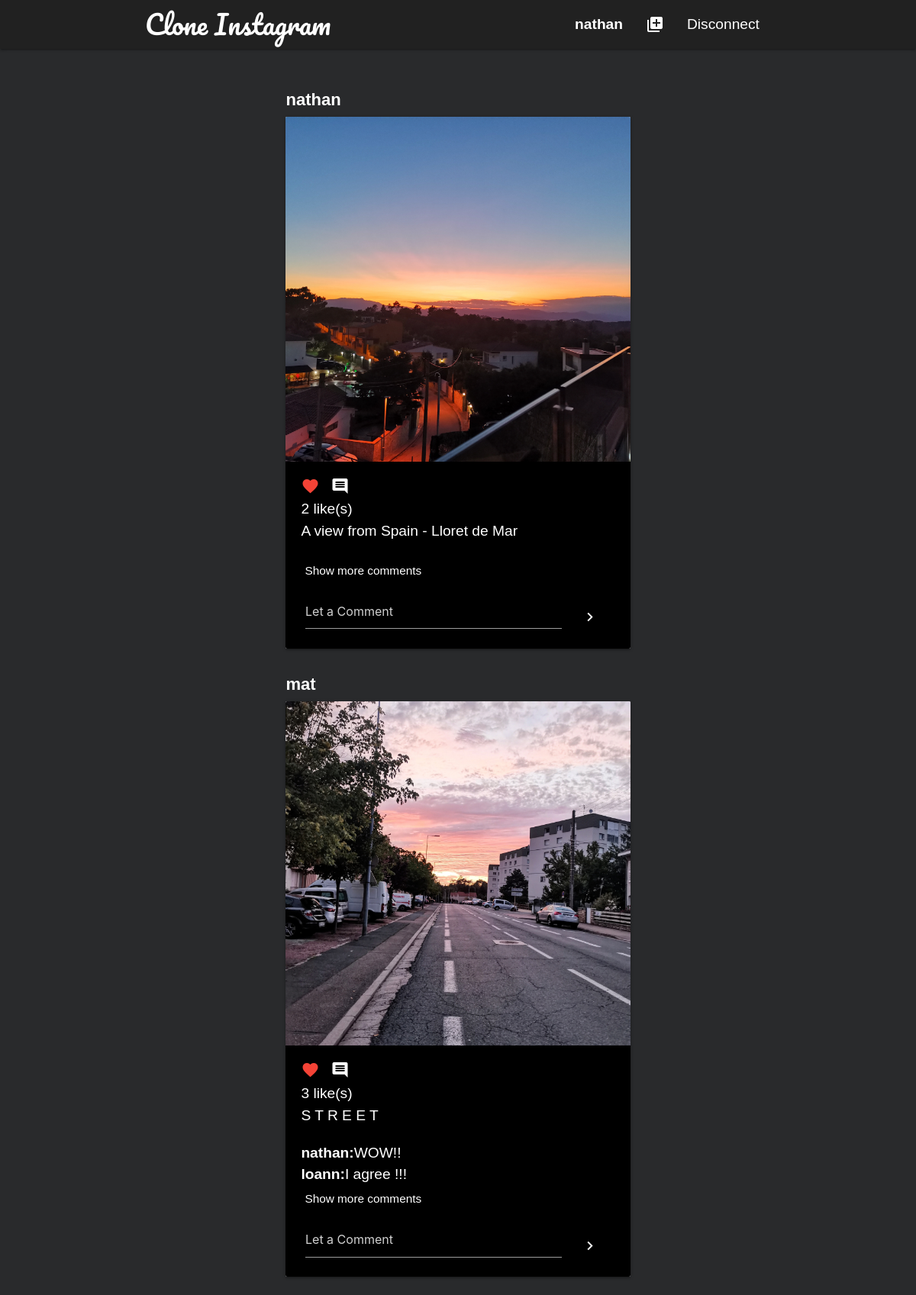
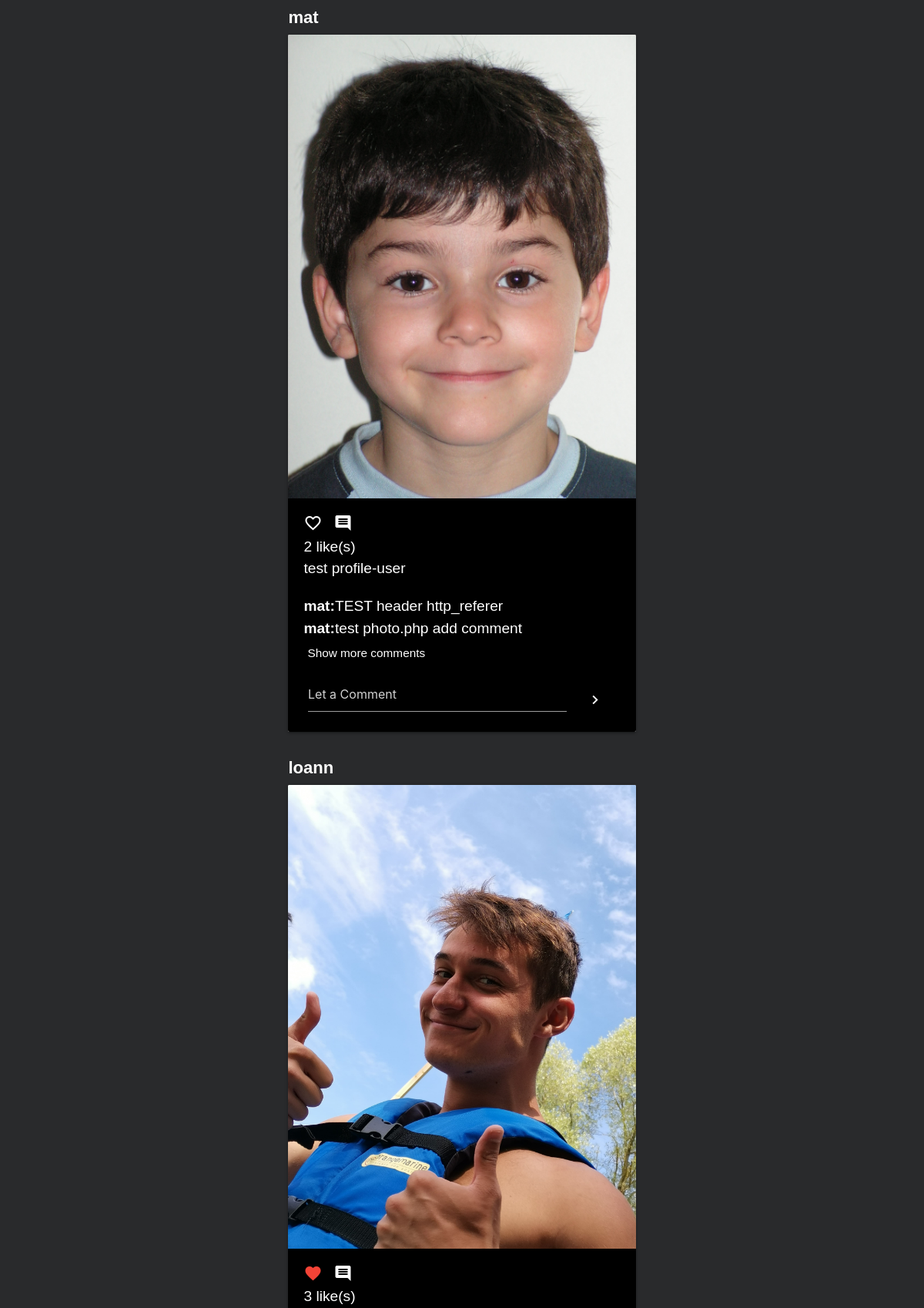
Screenshot of /index.php (signed in, upper part) with the database file from the repository (2 pictures, top to bottom).
### tables this page shows
CREATE TABLE `photos` (
  `id` int(11) NOT NULL,
  `user_id` int(11) NOT NULL,
  `urlphoto` varchar(255) DEFAULT NULL,
  `created_at` datetime NOT NULL,
  `caption` text NOT NULL,
  `ip_address` varchar(39) NOT NULL
);

CREATE TABLE `users` (
  `id` int(11) NOT NULL,
  `nickname` varchar(255) NOT NULL,
  `password` varchar(255) NOT NULL,
  `mail` varchar(255) NOT NULL,
  `created_at` datetime NOT NULL,
  `ip_address` varchar(39) NOT NULL,
  `profile_photo` varchar(255) DEFAULT '0'
);

CREATE TABLE `comments` (
  `id` int(11) NOT NULL,
  `photos_id` int(11) NOT NULL,
  `users_id` int(11) NOT NULL,
  `comment` text NOT NULL,
  `created_at` datetime NOT NULL,
  `ip_address` varchar(39) NOT NULL
);

### index.php (the view, shortened to what this page needs)
<?php
require './connection.php';
if ($_SESSION['nickname'] == TRUE) {
    $username = '<li><a href="/profile/profile-user.php?userid='.$_SESSION['id'].'&nickname='.$_SESSION['nickname'].'" class="linkprofile">' . $_SESSION['nickname'] . '</a></li>';
} else {
    header('Location: ./login.php');
}
$reqPhotos = $bdd->query('SELECT photos.*, users.nickname FROM photos INNER JOIN users ON photos.user_id = users.id WHERE photos.user_id = users.id ORDER BY photos.created_at DESC');
$photos = $reqPhotos->fetchAll(PDO::FETCH_ASSOC);
?>
<!DOCTYPE html>
<html lang="en">
<head>
    <link rel="stylesheet" href="./css/materialize.min.css">
    <link rel="stylesheet" href="./css/style.css">
</head>
<body>
    <header>
        <div class="container-fluid">
            <nav class="row">
                <div id="navbar" class="nav-wrapper grey darken-4 col s12 col m7 l4">
                    <div class="container">
                        <span class="appname white-text text-darken-2 ">Clone Instagram</span>
                        <ul class="right hide-on-med-and-down">
                            <?php echo $username ?>
                            <li><a href="../profile/add-photos.php" id="btnaddphoto"><i class="medium material-icons white-text center-align">add_to_photos</i></a></li>
                            <li><a href="/logout.php">Disconnect</a></li>
                        </ul>
                    </div>
                </div>
            </nav>
        </div>
    </header>
    <section>
        <div class="container-fluid">
            <div class="row">
                <div id="main" class="col s12 offset-s1 m6 l4">
                    <?php foreach ($photos as $photo) : ?>
                        <a href="./profile/profile-user.php?userid=<?= $photo['user_id'] ?>&nickname=<?=$photo['nickname']?>">
                            <h6 class="card-title white-text" id="nickname"><?= $photo['nickname'] ?></h6>
                        </a>
                        <div class="card">
                            <div class="card-image">
                                <a href="./photos/photo.php?id=<?= $photo['id'] ?>">
                                    <img id="postimg" src="./pictures/<?php echo $photo['urlphoto'] ?>">
                                </a>
                            </div>
                            <div class="card-content black">
                                <div class="fav">
                                    <?php
                                    if (isset($_SESSION['id'])) {
                                        $currentUserHasLikedStatement = $bdd->prepare('SELECT id FROM likes WHERE photos_id = ? AND users_id = ?');
                                        $currentUserHasLikedStatement->execute(array($photo['id'], $_SESSION['id']));
                                        $currentUserHasLiked = (bool) $currentUserHasLikedStatement->rowCount();
                                        if ($currentUserHasLiked == TRUE) {
                                            echo '<a href="./photos/add-like.php?t=1&id=' . $photo['id'] . '"><i class="material-icons red-text left">favorite</i></a>';
                                        } else {
                                            echo '<a href="./photos/add-like.php?t=1&id=' . $photo['id'] . '"><i class="material-icons white-text left">favorite_border</i></a>';
                                        }
                                    }
                                    ?>
                                    <i class="material-icons left"><a href="./photos/add-commentary.php?id=<?= $photo['id'] ?>" class="material-icons white-text left">insert_comment</a></i><br>
                                    <?php $likes = $bdd->prepare('SELECT id FROM likes WHERE photos_id = ?');
                                    $likes->execute(array($photo['id']));
                                    $likes = $likes->rowCount();
                                    ?>
                                    <span class="white-text left"><?= $likes ?> like(s)</span><br>
                                </div>
                                <div class="caption-content">
                                    <span class="caption card-caption white-text left"><?= $photo['caption'] ?></span><br>
                                </div>
                                <div class="comment">
                                    <?php
                                    $reqComments = $bdd->query('SELECT comments.*, users.nickname FROM comments INNER JOIN photos ON photos.id = comments.photos_id INNER JOIN users ON users.id = comments.users_id ORDER BY comments.created_at DESC');
                                    $comments = $reqComments->fetchAll(PDO::FETCH_ASSOC);
                                    $i = 0;
                                    foreach ($comments as $comment) {
                                        if ($photo['id'] == $comment['photos_id']) {
                                            $reqCommentsByPhoto = $bdd->query('SELECT * FROM comments WHERE photos_id = ' . $photo['id'] . '') ?>
                                            <span class="nickname card-caption white-text left"><?= $comment['nickname'] ?>: </span>
                                            <span class="lastcomment card-caption white-text left"><?= $comment['comment'] ?></span><br>
                                    <?php if (++$i == 2) break;
                                        }
                                    }; ?>
                                </div>
                                <a href="./photos/photo.php?id=<?= $photo['id'] ?>" class="black white-text left show-more">Show more comments</a><br>
                                <div class="row row-comment">
                                    <form action="/photos/add-commentary.php" method="POST">
                                        <div class="input-field">
                                            <input type="text" name="comment" class="materialize input-red white-text input-comment" placeholder="Let a Comment">
                                            <button class="btn-floating btn-small black waves-light  right btnsubmit" type="submit" name="submit"><i class="material-icons small right">chevron_right</i></button>
                                        </div>
                                    </form>
                                </div>
                            </div>
                        </div>
                    <?php endforeach; ?>
                </div>
            </div>
        </div>
    </section>
</body>
</html>

### css/style.css (style rules this page uses)
@media only screen and (min-width: 993px) and (max-width: 1200px) { #main { width: 40%!important; margin-left: 30%!important; transition: all ease-in-out 0.7s; } }
html { font-family: Arial, Helvetica, sans-serif; font-size: 1.2em; }
body { display: flex; min-height: 100vh; flex-direction: column; background-color: rgb(41, 42, 44); color: #ffffff; }
nav.row { background-color: #212121; }
#navbar { transition: all ease-in-out 0.3s; width: 100%; }
#main { margin-left: 36%; width: 30%; transition: all ease-in-out 0.7s; }
section { flex: 1 0 auto; }
.input-yellow, .input-pink, .input-red { height: 45px!important; margin-bottom: 20px!important; color: #ffffff; }
.appname { font-size: 1.8em; text-align: center; font-family: 'Pacifico', cursive; }
.linkprofile { font-weight: bold; }
#nickname { font-weight: bold; text-align: left; margin-top: 35px; margin-bottom: 10px; }
div.card-content.black { padding: 20px; height: auto; }
ul li a { height: 64px; }
.nickname { display: inline-block; }
.comment span.nickname { font-weight: bold!important; }
.show-more { padding-top: 5px; padding-left: 5px; font-size: 0.8em; }
.btnsubmit { top: 15px; }
div.card-image { display: flex; justify-content: center; margin-top: 10px; }
form { height: auto; }
div.input-field { margin: 0px; bottom: 10px; padding-left: 20px; }
.row-comment { height: 50px; }
div.input-field input.input-comment { width: 80%; }
.caption-content { margin-bottom: 20px; }
.btn-floating.btn-small { margin-right: 32px; }
.btn-floating.btn-small i { margin-right: -1px; }

### rows the page displays
photos: user.nickname "nathan", urlphoto (picture), likes "2", caption "A view from Spain - Lloret de Mar"
photos: user.nickname "mat", urlphoto (picture), likes "3", caption "S T R E E T"
comments: users.nickname "nathan", comment "WOW!!"
comments: users.nickname "loann", comment "I agree !!!"
photos: user.nickname "mat", urlphoto (picture), likes "2", caption "test profile-user"
comments: users.nickname "mat", comment "TEST header http_referer"
comments: users.nickname "mat", comment "test photo.php add comment"
photos: user.nickname "loann", urlphoto (picture), likes "3"

### other values shown
$_SESSION['nickname'] "nathan"
